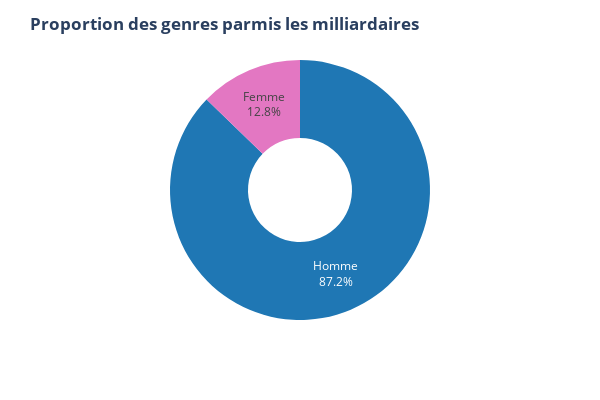
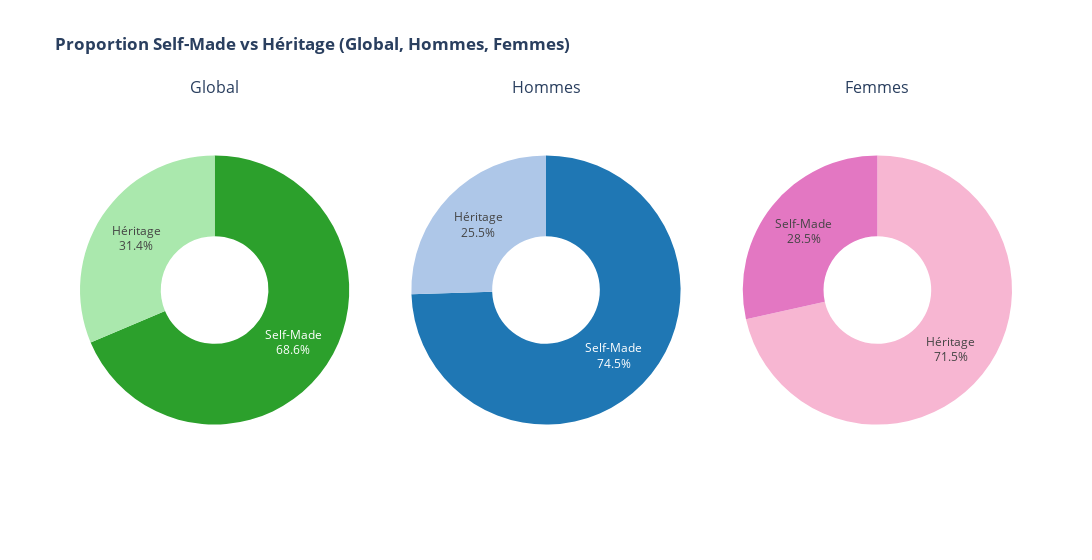

Write notebook code for charts like these, in order.
### Markdown cell above
### 1. Profils des milliardaires (analyse démographique)

### Code cell
# Répartition des fortunes par genre

fig_gender = px.pie(
    df_viz,
    names="Genre",
    hole=0.4,
    color="Genre",
    color_discrete_map={"Homme": "#1f77b4", "Femme": "#e377c2"}
)
fig_gender.update_traces(textposition='inside', textinfo='percent+label')
fig_gender.update_layout(showlegend=False, title_text="<b>Proportion des genres parmis les milliardaires<b>", width=600, height=400)
fig_gender.show()


# Répartition globale de l'origine de la fortune + répartition selon le genre

# Donut global
fig_global = px.pie(
    df_viz,
    names="Origine de la fortune",
    hole=0.4,
    color="Origine de la fortune",
    color_discrete_map={"Self-Made": "#2ca02c", "Héritage": "#aae8ad"}
)

# Donut hommes
df_hommes = df_viz[df_viz["Genre"] == "Homme"]
fig_hommes = px.pie(
    df_hommes,
    names="Origine de la fortune",
    hole=0.4,
    color="Origine de la fortune",
    color_discrete_map={"Self-Made": "#1f77b4", "Héritage": "#aec7e8"}  # bleu foncé vs bleu pâle
)

# Donut femmes
df_femmes = df_viz[df_viz["Genre"] == "Femme"]
fig_femmes = px.pie(
    df_femmes,
    names="Origine de la fortune",
    hole=0.4,
    color="Origine de la fortune",
    color_discrete_map={"Self-Made": "#e377c2", "Héritage": "#f7b6d2"}  # rose foncé vs rose pâle
)

# Figure avec 3 colonnes
fig = sp.make_subplots(rows=1, cols=3, specs=[[{'type':'domain'}, {'type':'domain'}, {'type':'domain'}]],
                       subplot_titles=["Global", "Hommes", "Femmes"])

# Traces
fig.add_trace(fig_global.data[0], 1, 1)
fig.add_trace(fig_hommes.data[0], 1, 2)
fig.add_trace(fig_femmes.data[0], 1, 3)

# Mise en forme
fig.update_traces(textposition='inside', textinfo='percent+label')
fig.update_layout(showlegend=False, title_text="<b>Proportion Self-Made vs Héritage (Global, Hommes, Femmes)<b>", width=1400)

fig.show()

### Figure 1 — Plotly figure (JSON) as saved in the notebook; plotly's stock layout.template omitted (floating-point values rounded to 4 significant figures; data arrays with more than 128 entries replaced by an {"elided": "..."} marker saying what was removed)
{"data": [{"customdata": {"elided": "2640x1 str values"}, "domain": {"x": [0, 1], "y": [0, 1]}, "hole": 0.4, "hovertemplate": "Genre=%{customdata[0]}<extra></extra>", "labels": {"elided": "2640 str values"}, "legendgroup": "", "marker": {"colors": {"elided": "2640 str values"}}, "name": "", "showlegend": true, "textinfo": "percent+label", "textposition": "inside", "type": "pie"}], "layout": {"height": 400, "legend": {"tracegroupgap": 0}, "margin": {"t": 60}, "showlegend": false, "title": {"text": "<b>Proportion des genres parmis les milliardaires<b>"}, "width": 600}}

### Figure 2 — Plotly figure (JSON) as saved in the notebook; plotly's stock layout.template omitted (floating-point values rounded to 4 significant figures; data arrays with more than 128 entries replaced by an {"elided": "..."} marker saying what was removed)
{"data": [{"customdata": {"elided": "2640x1 str values"}, "domain": {"x": [0, 0.2889], "y": [0, 1]}, "hole": 0.4, "hovertemplate": "Origine de la fortune=%{customdata[0]}<extra></extra>", "labels": {"elided": "2640 str values"}, "legendgroup": "", "marker": {"colors": {"elided": "2640 str values"}}, "name": "", "showlegend": true, "textinfo": "percent+label", "textposition": "inside", "type": "pie"}, {"customdata": {"elided": "2303x1 str values"}, "domain": {"x": [0.3556, 0.6444], "y": [0, 1]}, "hole": 0.4, "hovertemplate": "Origine de la fortune=%{customdata[0]}<extra></extra>", "labels": {"elided": "2303 str values"}, "legendgroup": "", "marker": {"colors": {"elided": "2303 str values"}}, "name": "", "showlegend": true, "textinfo": "percent+label", "textposition": "inside", "type": "pie"}, {"customdata": {"elided": "337x1 str values"}, "domain": {"x": [0.7111, 1], "y": [0, 1]}, "hole": 0.4, "hovertemplate": "Origine de la fortune=%{customdata[0]}<extra></extra>", "labels": {"elided": "337 str values"}, "legendgroup": "", "marker": {"colors": {"elided": "337 str values"}}, "name": "", "showlegend": true, "textinfo": "percent+label", "textposition": "inside", "type": "pie"}], "layout": {"annotations": [{"font": {"size": 16}, "showarrow": false, "text": "Global", "x": 0.1444, "xanchor": "center", "xref": "paper", "y": 1, "yanchor": "bottom", "yref": "paper"}, {"font": {"size": 16}, "showarrow": false, "text": "Hommes", "x": 0.5, "xanchor": "center", "xref": "paper", "y": 1, "yanchor": "bottom", "yref": "paper"}, {"font": {"size": 16}, "showarrow": false, "text": "Femmes", "x": 0.8556, "xanchor": "center", "xref": "paper", "y": 1, "yanchor": "bottom", "yref": "paper"}], "showlegend": false, "title": {"text": "<b>Proportion Self-Made vs Héritage (Global, Hommes, Femmes)<b>"}, "width": 1400}}
